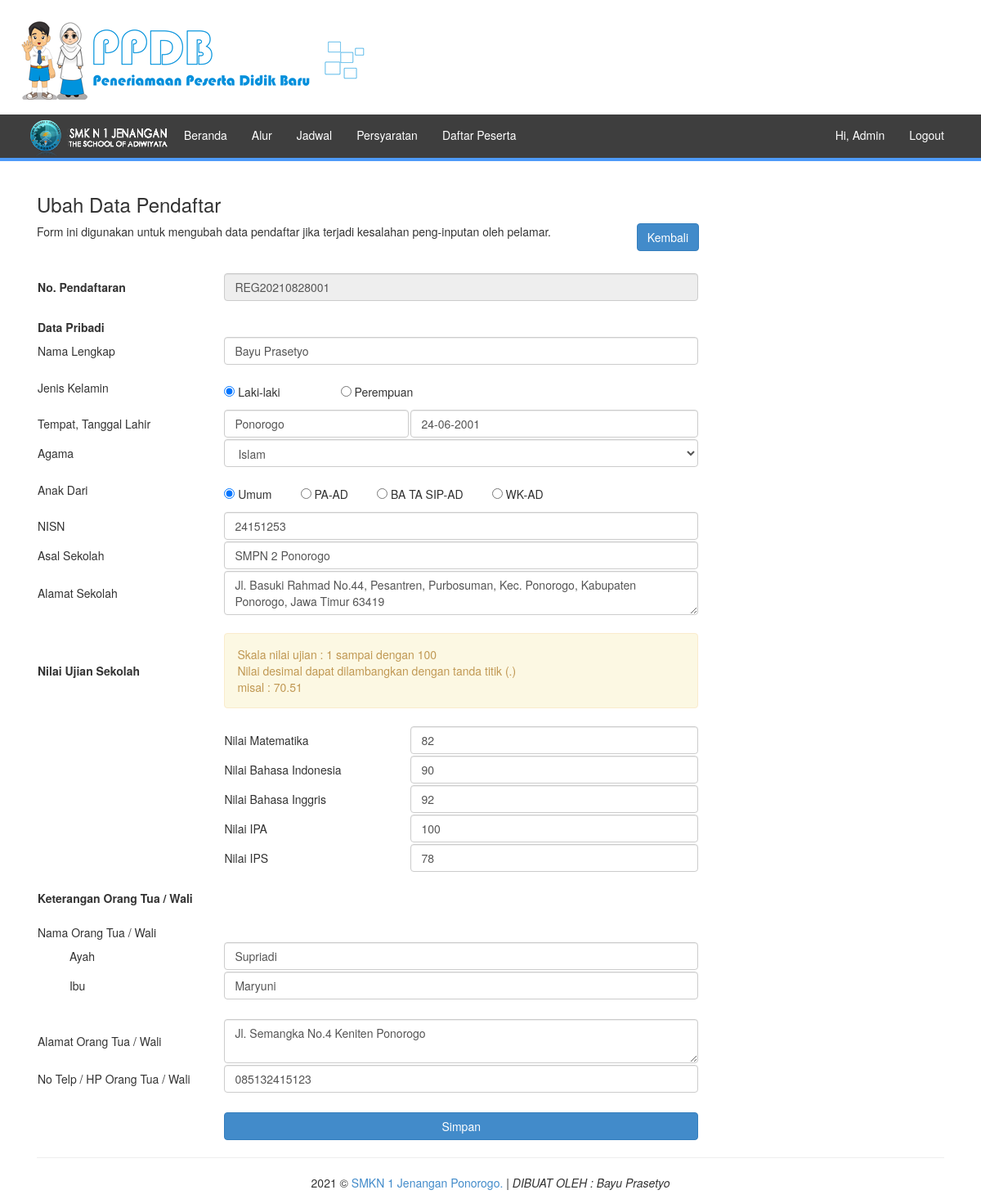
The page /admin/adm_edit_pendaftar.php?id=REG20210828001 on the database its author committed.
### tables this page shows
CREATE TABLE `daftar` (
  `dfr_no` varchar(20) NOT NULL,
  `dfr_tanggal` date DEFAULT NULL,
  `dfr_password` varchar(50) NOT NULL,
  `dfr_nama` varchar(50) NOT NULL,
  `dfr_jekel` enum('1','2') DEFAULT NULL,
  `dfr_tmp_lahir` varchar(20) DEFAULT NULL,
  `dfr_tgl_lahir` date DEFAULT NULL,
  `dfr_agama` enum('1','2','3','4','5') DEFAULT NULL,
  `dfr_anak_dr` enum('1','2','3','4') DEFAULT NULL,
  `dfr_nisn` varchar(50) DEFAULT NULL,
  `dfr_asal_sekolah` text DEFAULT NULL,
  `dfr_almt_sekolah` text DEFAULT NULL,
  `dfr_pas_photo` text DEFAULT NULL,
  `dfr_nilai_mm` int(11) DEFAULT NULL,
  `dfr_nilai_indo` int(11) DEFAULT NULL,
  `dfr_nilai_eng` int(11) DEFAULT NULL,
  `dfr_nilai_ipa` int(11) DEFAULT NULL,
  `dfr_nilai_ips` int(11) DEFAULT NULL,
  `dfr_ayah` varchar(20) DEFAULT NULL,
  `dfr_ibu` varchar(20) DEFAULT NULL,
  `dfr_alamat` text DEFAULT NULL,
  `dfr_hp_ortu` varchar(12) DEFAULT NULL,
  `status` enum('R','S') DEFAULT NULL,
  `filetf` text DEFAULT NULL,
  PRIMARY KEY (`dfr_no`)
);

### admin/adm_edit_pendaftar.php (the view, shortened to what this page needs)
<?php
include 'adm_header.php';
include '../koneksi.php';
$username = $_GET['id'];
$result = mysqli_query($connect, "SELECT * FROM daftar WHERE dfr_no = '$username'");
$d = mysqli_fetch_array($result,MYSQLI_ASSOC);
?>
<div class="row clearfix">
  <div class="col-md-9 column">
    <h3>Ubah Data Pendaftar</h3>
    Form ini digunakan untuk mengubah data pendaftar jika terjadi kesalahan peng-inputan oleh pelamar.
    <a href="adm_all_peserta.php" class="btn btn-primary pull-right"> Kembali</a>
    <br><br><br>
    <form action="adm_pendaftar_update.php" onsubmit="return validation(this)" enctype="multipart/form-data" method="post" accept-charset="utf-8" class="has-validation-callback">
      <table>
        <tbody>
      	<tr>
      		<td width="250"><b>No. Pendaftaran</b></td>
      		<td colspan="2"><input type="text" name="nomor_daftar" value="<?php echo $d['dfr_no']; ?>" size="50" class="form-control" readonly></td>
      	</tr>
      	<tr>
          <td>
      			<br><strong>Data Pribadi</strong>
      		</td>
        </tr>
      	<tr>
      		<td>Nama Lengkap</td>
      		<td colspan="2"><input class="form-control" name="nama" data-validation="required" type="text" value="<?php echo $d['dfr_nama']; ?>"></td>
      	</tr>
  			<tr>
  				<td>Jenis Kelamin</td>
  				<td colspan="2"><p><br><input type="radio" name="jekel" value="1" <?php if($d['dfr_jekel']=='1'){echo 'checked';}?> /> Laki-laki &nbsp;&nbsp;&nbsp;&nbsp;&nbsp;&nbsp;&nbsp;&nbsp;&nbsp;&nbsp;&nbsp;&nbsp;&nbsp;&nbsp;&nbsp;&nbsp;&nbsp;
          <input type="radio" name="jekel" value="0" <?php if($d['dfr_jekel']=='0'){echo 'checked';}?> /> Perempuan </p></td>
  			</tr>
  			<tr>
  				<td>Tempat, Tanggal Lahir</td>
  				<td width="250"><input class="form-control" name="tempat_lahir" type="text" value="<?php echo $d['dfr_tmp_lahir']; ?>">
           </td>
          <td width="400"><input id="tanggal" class="form-control" name="tanggal_lahir" data-validation="birthdate" data-validation-format="dd-mm-yyyy" type="text" value="<?php echo date('d-m-Y', strtotime($d['dfr_tgl_lahir'])); ?>"></td>
  			</tr>
  			<tr>
  				<td>Agama</td>
  				<td colspan="2">
    				<select class="form-control" name="agama" data-validation="required" type="text">
      				<option value="1" <?php if ($d['dfr_agama']=="1") { echo "selected=\"selected\""; } ?>>Islam</option>
    				</select>
          </td>
  			</tr>
  			<tr>
  				<td>Anak Dari</td>
  				<td colspan="2">
            <p><br><input type="radio" name="anak_dari" value="1" <?php if($d['dfr_anak_dr']=='1'){echo 'checked';}?> /> Umum &nbsp;&nbsp;&nbsp;&nbsp;&nbsp;&nbsp;&nbsp;
            <input type="radio" name="anak_dari" value="2" <?php if($d['dfr_anak_dr']=='2'){echo 'checked';}?> /> PA-AD &nbsp;&nbsp;&nbsp;&nbsp;&nbsp;&nbsp;&nbsp;
            <input type="radio" name="anak_dari" value="3" <?php if($d['dfr_anak_dr']=='3'){echo 'checked';}?> /> BA TA SIP-AD &nbsp;&nbsp;&nbsp;&nbsp;&nbsp;&nbsp;&nbsp;
            <input type="radio" name="anak_dari" value="4" <?php if($d['dfr_anak_dr']=='4'){echo 'checked';}?> /> WK-AD</p>
  				</td>
  			</tr>
        <tr>
  				<td>NISN</td>
  				<td colspan="2">
  				  <input class="form-control" name="nisn" type="text" value="<?php echo $d['dfr_nisn']; ?>">
  				</td>
  			</tr>
        <tr>
  				<td>Asal Sekolah</td>
  				<td colspan="2">
  				  <input class="form-control" name="asal_sekolah" type="text" value="<?php echo $d['dfr_asal_sekolah']; ?>">
  				</td>
  			</tr>
        <tr>
  				<td>Alamat Sekolah</td>
  				<td colspan="2">
  				  <textarea rows="2" class="form-control" name="alamat_sekolah" type="text"><?php echo $d['dfr_almt_sekolah']; ?></textarea>
  				</td>
  			</tr>
        <tr>
  				<td><strong>Nilai Ujian Sekolah</strong></td>
  				<td colspan="2"><br>
  					<div class="alert alert-warning">Skala nilai ujian : 1 sampai dengan 100<br>Nilai desimal dapat dilambangkan dengan tanda titik (.)<br> misal : 70.51</div>
  				</td>
  			</tr>
        <tr>
          <td></td>
          <td>Nilai Matematika</td>
          <td><input class="form-control" name="nilai_mm" data-validation-decimal-separator="." data-validation-allowing="float,range[0;100]" type="text" style="text-align:left;" value="<?php echo $d['dfr_nilai_mm']; ?>"></td>
  			</tr>
        <tr>
          <td></td>
          <td>Nilai Bahasa Indonesia</td>
          <td><input class="form-control" name="nilai_indo" data-validation-decimal-separator="." data-validation-allowing="float,range[0;100]" type="text" style="text-align:left;" value="<?php echo $d['dfr_nilai_indo']; ?>"></td>
  			</tr>
        <tr>
          <td></td>
          <td>Nilai Bahasa Inggris</td>
          <td><input class="form-control" name="nilai_eng" data-validation-decimal-separator="." data-validation-allowing="float,range[0;100]" type="text" style="text-align:left;" value="<?php echo $d['dfr_nilai_eng']; ?>"></td>
  			</tr>
        <tr>
          <td></td>
          <td>Nilai IPA</td>
          <td><input class="form-control" name="nilai_ipa" data-validation-decimal-separator="." data-validation-allowing="float,range[0;100]" type="text" style="text-align:left;" value="<?php echo $d['dfr_nilai_ipa']; ?>"></td>
  			</tr>
        <tr>
          <td></td>
          <td>Nilai IPS</td>
          <td><input class="form-control" name="nilai_ips" data-validation-decimal-separator="." data-validation-allowing="float,range[0;100]" type="text" style="text-align:left;" value="<?php echo $d['dfr_nilai_ips']; ?>"></td>
  			</tr>
  			<tr>
  				<td><br>
  					<strong>Keterangan Orang Tua / Wali</strong>
  				</td>
  				<td>
  				</td>
  			</tr>
  			<tr>
  				<td><br>
  					Nama Orang Tua / Wali
  				</td>
  				<td>
  				</td>
  			</tr>
  			<tr>
  				<td>&nbsp;&nbsp;&nbsp;&nbsp;&nbsp;&nbsp;&nbsp;&nbsp;&nbsp;&nbsp;Ayah</td>
  				<td colspan="2"><input class="form-control" name="nama_ayah" type="text" value="<?php echo $d['dfr_ayah']; ?>"></td>
  			</tr>
  			<tr>
  				<td>&nbsp;&nbsp;&nbsp;&nbsp;&nbsp;&nbsp;&nbsp;&nbsp;&nbsp;&nbsp;Ibu</td>
  				<td colspan="2"><input class="form-control" name="nama_ibu" type="text" value="<?php echo $d['dfr_ibu']; ?>"></td>
  			</tr>
  			<tr><td><br></td></tr>
  			<tr>
  				<td>Alamat Orang Tua / Wali</td>
  				<td colspan="2"><textarea class="form-control" rows="2" name="alamat_ortu" type="text"><?php echo $d['dfr_alamat']; ?></textarea></td>
  			</tr>
  			<tr>
  				<td>No Telp / HP Orang Tua / Wali</td>
  				<td colspan="2"><input class="form-control" name="notelp" type="text" value="<?php echo $d['dfr_hp_ortu']; ?>"></td>
  			</tr>
        <tr><td><br></td></tr>
        <tr>
          <td></td>
          <td colspan="2"><input type="submit" name="register" value="Simpan" class="btn btn-primary btn-block"></td>
        </tr>
  			</tbody>
      </table>
  </form>
  </div>
</div>
<?php
include 'adm_footer.php';
?>

### rows shown on the page
daftar: nomor_daftar "REG20210828001", nama "Bayu Prasetyo", dfr_jekel "☑", tempat_lahir "Ponorogo", tanggal_lahir "24-06-2001", agama "Islam", dfr_anak_dr "☑", nisn "24151253", asal_sekolah "SMPN 2 Ponorogo", alamat_sekolah "Jl. Basuki Rahmad No.44, Pesantren, Purbosuman, Kec. Ponorogo, Kabupaten Ponorogo, Jawa Timur 63419", nilai_mm "82", nilai_indo "90", nilai_eng "92", nilai_ipa "100", nilai_ips "78", nama_ayah "Supriadi", nama_ibu "Maryuni", alamat_ortu "Jl. Semangka No.4 Keniten Ponorogo", notelp "085132415123"
